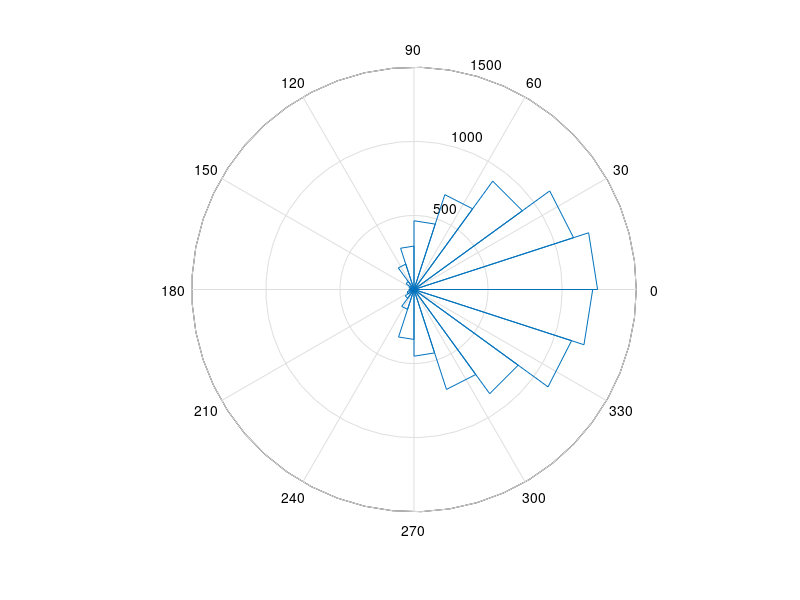

Write the MATLAB code that produced this figure. (Note: this script raises an error after producing the figure.)
function test_ft_spiketriggeredspectrum_stat()

% TEST test_ft_spiketriggeredspectrum_stat
% ft_spiketriggeredspectrum_stat
nSpikes = 10000;
randPhases = [];
kappa = 1;
nChans = 3;
for iChan = 1:nChans
  for iFreq = 1:6
    randPhases(:,iChan,iFreq) = randnwrap(nSpikes+1,kappa/iChan);
  end
end
figure, rose(randPhases(:,1,1))
sts = [];
sts.fourierspctrm{1} = rand(size(randPhases)).*exp(1i*randPhases); % random weighting
sts.trial{1}     = sort(ceil(rand(1,nSpikes)*100));
sts.time{1}         = rand(1,nSpikes);
for iChan = 1:nChans
  sts.lfplabel{iChan} = strcat('chan', num2str(iChan));
end
sts.cfg = [];
sts.dimord         = 'rpt_chan_freq';
sts.freq           = 10:10:60;
sts.label   = {'unit1'};
sts.trialtime      = repmat([0,1],[100 1]);

cfg = [];
cfg.timwin = 0.5;
cfg.winstepsize = 0.001;
cfg.method = 'ppc0';
sts_tfr = ft_spiketriggeredspectrum_stat(cfg,sts);
figure, imagesc(sts_tfr.time, sts_tfr.freq, squeeze(sts_tfr.ppc0(1,:,:))), colorbar
%
cfg.method = 'ppc1';
sts_tfr = ft_spiketriggeredspectrum_stat(cfg,sts);

figure, imagesc(sts_tfr.time, sts_tfr.freq, squeeze(sts_tfr.ppc1(1,:,:))), colorbar
%
cfg = [];
cfg.method = 'ppc1';
sts_tfr = ft_spiketriggeredspectrum_stat(cfg,sts);

figure, plot(sts_tfr.freq, squeeze(sts_tfr.ppc1(1,:,:))), colorbar

%%
% now make a case where no phase locking should be present

% TEST test_ft_spiketriggeredspectrum_tfr
% ft_spiketriggeredspectrum_tfr
nSpikes = 10000;
randPhases = [];
kappa = 1;
nChans = 3;
for iChan = 1:nChans
  for iFreq = 1:6
    randPhases(:,iChan,iFreq) = randnwrap(nSpikes+1,0.001/iChan);
  end
end
figure, rose(randPhases(:,1,1))
sts = [];
sts.fourierspctrm{1} = rand(size(randPhases)).*exp(i*randPhases); % random weighting
sts.trial{1}     = sort(ceil(rand(1,nSpikes)*100));
sts.time{1}         = rand(1,nSpikes);
for iChan = 1:nChans
  sts.lfplabel{iChan} = strcat('chan', num2str(iChan));
end
sts.cfg = [];
sts.dimord         = 'rpt_chan_freq';
sts.freq           = 10:10:60;
sts.label   = {'unit1'};
sts.trialtime      = repmat([0,1],[100 1]);

cfg = [];
cfg.timwin = 0.5;
cfg.winstepsize = 0.001;
cfg.method = 'ppc0';
sts_tfr = ft_spiketriggeredspectrum_stat(cfg,sts);

figure, imagesc(sts_tfr.time, sts_tfr.freq, squeeze(sts_tfr.ppc0(1,:,:))), colorbar
function r=randnwrap(n,k)
r=angle(exp(1i*randn(n,1)*sqrt(1/k)));
